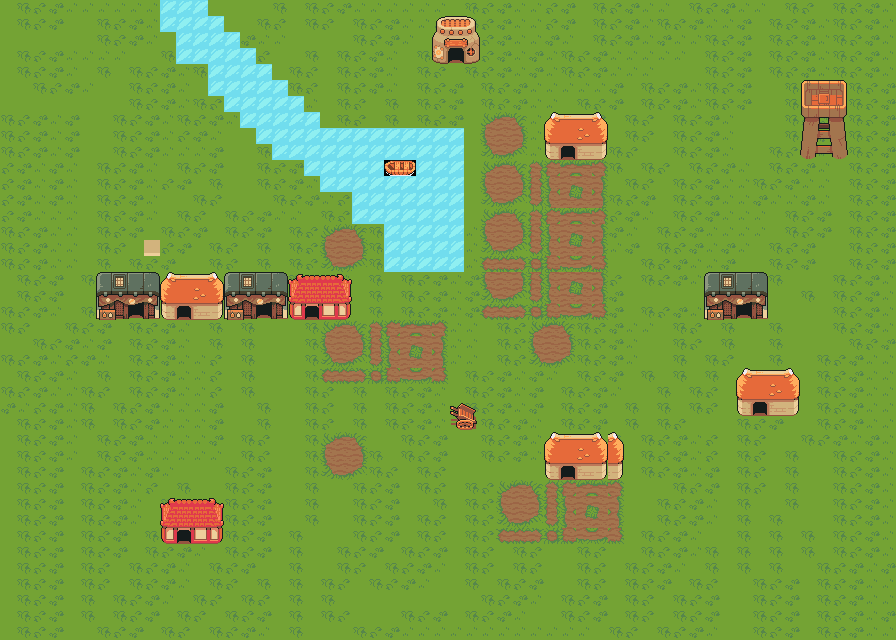

Below is a game level as drawn by its tile map, then a one-line description and the .tmx that defines it (tile-layer data replaced by summaries):
An orthogonal 56x40 tile map with 16x16 px tiles, 3 tile layers (Ground, Decoration, Above), 5 tilesets.

<map version="1.11" tiledversion="1.11.2" orientation="orthogonal" renderorder="right-down" width="56" height="40" tilewidth="16" tileheight="16" infinite="0" nextlayerid="7" nextobjectid="3">
 <editorsettings>
  <export target="forest.json" format="json" />
 </editorsettings>
 <tileset firstgid="1" source="TilesetFloor.tsx" />
 <tileset firstgid="573" source="TilesetElement.tsx" />
 <tileset firstgid="813" source="TilesetNature.tsx" />
 <tileset firstgid="1317" source="TilesetHouse.tsx" />
 <tileset firstgid="2076" source="TilesetWater.tsx" />
 <layer id="1" name="Ground" width="56" height="40">
  <data>[2240 cells, 2240 non-empty, 40 distinct tile ids]</data>
 </layer>
 <layer id="2" name="Decoration" width="56" height="40">
  <data>[2240 cells, 140 non-empty, 65 distinct tile ids]</data>
 </layer>
 <layer id="3" name="Above" width="56" height="40">
  <data>[2240 cells, 0 non-empty, 0 distinct tile ids]</data>
 </layer>
 <objectgroup id="4" name="Collision" />
</map>
